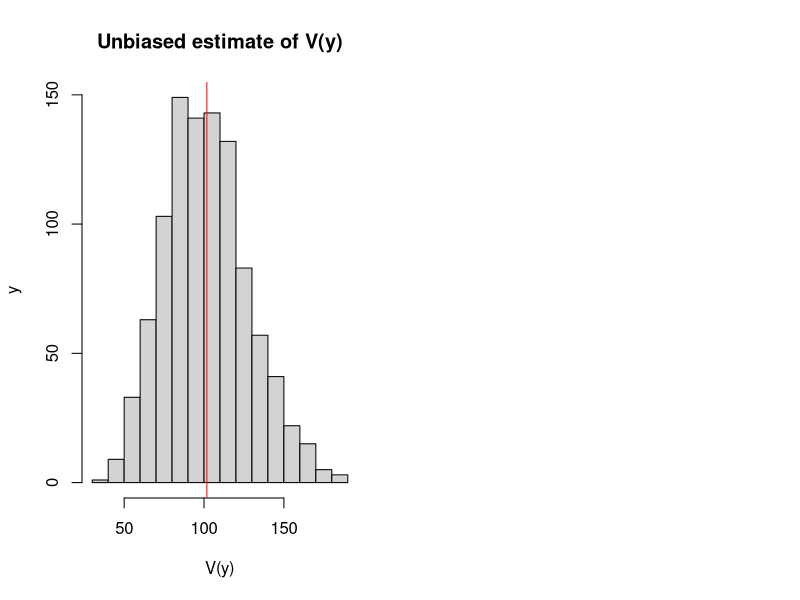

Reproduce this figure in R. (Note: this script raises an error after producing the figure.)
## ---- chunk 1
mu <- 100
sigma <- 10
nIterations <- 1000
# Generate data from normal distribution, 10,000 observations
y <- rnorm(10000,mu,sigma)
# This is the function, which will calculate the two variances
varFunction <- function(y){
   return(c(var(y), mean((y-mean(y))^2)))
}
# Calculate biased and unbiased variances for the sample of 30 observations,
# repeat nIterations times
varValues <- replicate(nIterations, varFunction(sample(y,30)))
## ---- chunk 2
par(mfcol=c(1,2))
# Histogram of unbiased estimate
hist(varValues[1,], xlab="V(y)", ylab="y", main="Unbiased estimate of V(y)")
abline(v=mean(varValues[1,]), col="red")
legend("topright",legend=TeX(paste0("E$\\left(V(y)\\right)$=",round(mean(varValues[1,]),2))),lwd=1,col="red")

# Histogram of the biased estimate
hist(varValues[2,], xlab="V(y)", ylab="y", main="Biased estimate of V(y)")
abline(v=mean(varValues[2,]), col="red")
legend("topright",legend=TeX(paste0("E$\\left(V(y)\\right)$=",round(mean(varValues[2,]),2))),lwd=1,col="red")
## ---- chunk 3
knitr::include_graphics("images/02-statistics-efficiency.png")
## ---- chunk 4
knitr::include_graphics("images/02-statistics-consistency.png")
## ---- chunk 5
plot(seq(-3,3,0.1),dnorm(seq(-3,3,0.1)),type="l",ylab="Density",xlab="y",main="PDF of Normal distribution")
abline(v=0, col="red")
text(0.5,0.05,TeX("$\\mu =0$"))
## ---- chunk 6
plot(seq(-3,3,0.01),dlaplace(seq(-3,3,0.01)),type="l",ylab="Density",xlab="y",main="PDF of Laplace distribution")
abline(v=0, col="red")
## ---- chunk 7
plot(seq(-3,3,0.01),ds(seq(-3,3,0.01)),type="l",ylab="Density",xlab="y",main="PDF of S distribution")
abline(v=0, col="red")
## ---- chunk 8
plot(seq(-3,3,0.01),dgnorm(seq(-3,3,0.01),0,1,0.5),type="l",ylab="Density",xlab="y",main="PDF of Generalised Normal distribution",
     ylim=c(0,0.6))
lines(seq(-3,3,0.01),dgnorm(seq(-3,3,0.01),0,1,1),col="darkblue")
lines(seq(-3,3,0.01),dgnorm(seq(-3,3,0.01),0,1,2),col="darkred")
lines(seq(-3,3,0.01),dgnorm(seq(-3,3,0.01),0,1,1000),col="purple")
abline(v=0, col="red")
legend("topright",legend=c(TeX("$\\beta =0.5$"),TeX("$\\beta =1$"),TeX("$\\beta =2$"),TeX("$\\beta =1000$")),
       col=c("black","darkblue","darkred","purple"),lwd=1)
## ---- chunk 9
plot(seq(-3,3,0.01),dalaplace(seq(-3,3,0.01),0,1,0.5),type="l",ylab="Density",xlab="y",main="PDF of Asymmetric Laplace distribution",
     ylim=c(0,0.6))
lines(seq(-3,3,0.01),dalaplace(seq(-3,3,0.01),0,1,0.2),col="darkblue")
lines(seq(-3,3,0.01),dalaplace(seq(-3,3,0.01),0,1,0.8),col="darkred")
abline(v=0, col="red")
legend("topright",legend=c(TeX("$\\alpha =0.5$"),TeX("$\\alpha =0.2$"),TeX("$\\alpha =0.8$")),
       col=c("black","darkblue","darkred"),lwd=1)
## ---- chunk 10
plot(seq(0,6,0.01),dinvgauss(seq(0,6,0.01),1,dispersion=10),type="l",ylab="Density",xlab="y",main="PDF of Inverse Gaussian distribution")
lines(seq(0,6,0.01),dinvgauss(seq(0,6,0.01),1,dispersion=1),col="darkblue")
lines(seq(0,6,0.01),dinvgauss(seq(0,6,0.01),1,dispersion=0.1),col="darkred")
abline(v=1, col="red")
legend("topright",legend=c(TeX("$s =10$"),TeX("$s =1$"),TeX("$s =0.1$")),
       col=c("black","darkblue","darkred"),lwd=1)
## ---- chunk 11
y <- rnorm(100, 100, 10)
## ---- chunk 12
sum(dnorm(y,80,10,log=T))
## ---- chunk 13
y <- rlnorm(1000, log(80), 0.4)
hist(y, main="", probability=T, xlim=c(0,300))
lines(c(0:300),dnorm(c(0:300),mean(y),sd(y)),col="blue",lwd=2)
## ---- chunk 14
hist(y, main="", probability=T, xlim=c(0,300))
lines(c(0:300),dlnorm(c(0:300),mean(log(y)),sd(log(y))),col="red",lwd=2)
## ---- chunk 15
par(mar=c(1,1,1,1))
plot(c(0,-3,-6,3,6),c(0,2,-6,5,-1),xlim=c(-8,8),ylim=c(-8,8),pch=16,axes=F,xlab="",ylab="")
lines(c(0,-3),c(0,2), col="grey", lty=2)
lines(c(0,-6),c(0,-6), col="grey", lty=2)
lines(c(0,3),c(0,5), col="grey", lty=2)
lines(c(0,6),c(0,-1), col="grey", lty=2)
points(0,0,col="red",pch=16)
text(c(0,-3,-6,3,6),c(0,2,-6,5,-1),c("True model","Model 1","Model 2","Model 3","Model 4"),pos=3)
box()
